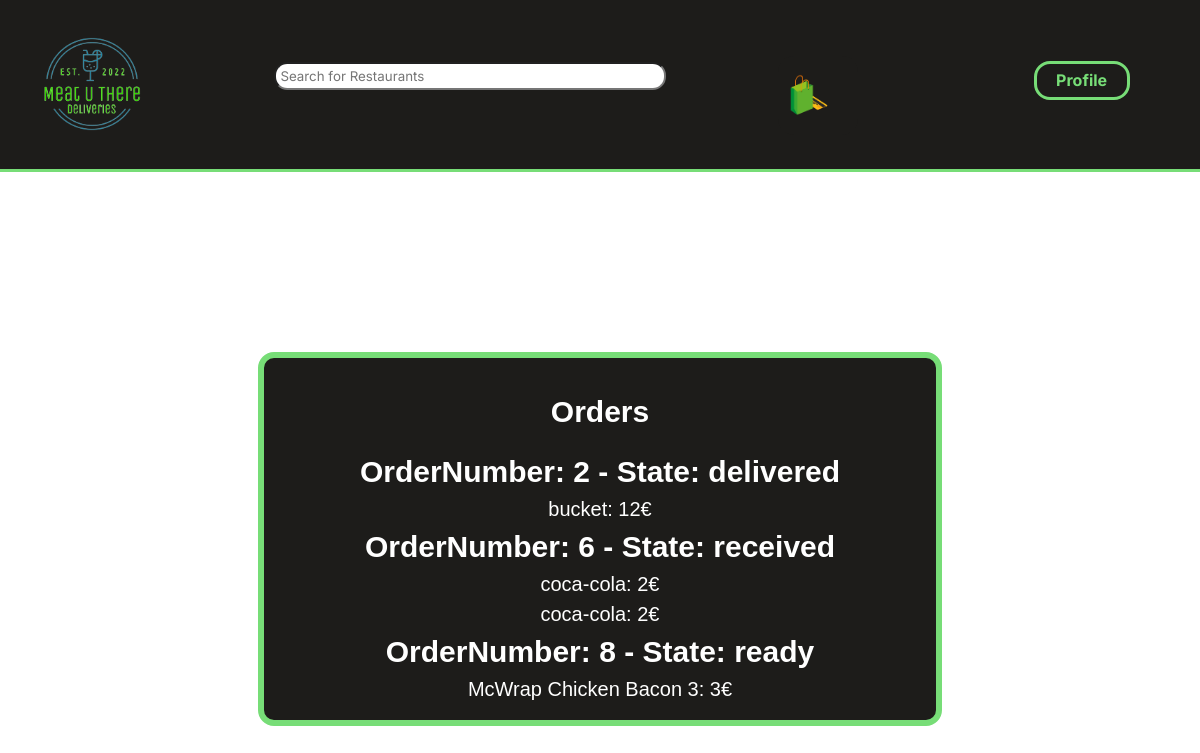
Before: /orders.php (signed in) with the older database file.
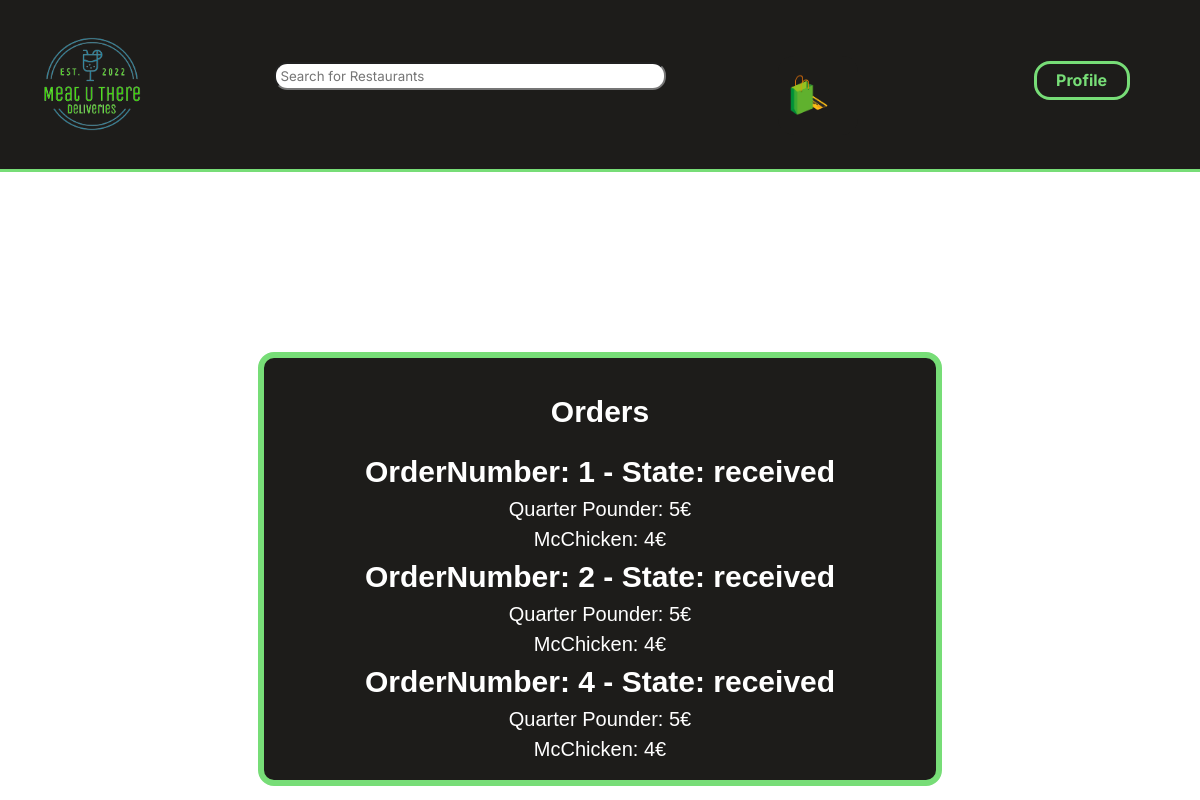
After: the same page with the newer database file.
### tables this page shows
CREATE TABLE Request(
    idRequest INTEGER PRIMARY KEY,
    orderState VARCHAR,
    idUser REFERENCES User
);

CREATE TABLE RequestDishes(
    idRequestDish INTEGER,
    idRequest INTEGER REFERENCES Request ON DELETE CASCADE,
    idDish INTEGER REFERENCES Dish ON DELETE CASCADE,
    PRIMARY KEY(idRequestDish)
);

CREATE TABLE Dish(
    idDish INTEGER PRIMARY KEY AUTOINCREMENT,
    name VARCHAR,
    price REAL,
    idDishCategory INTEGER REFERENCES DishCategory,
    idRestaurant INTEGER REFERENCES Restaurant
);

### database/users.php (called while the page is built, shortened)
<?php
    function getUserInfo($db){
        $stmt = $db->prepare('SELECT *
                              FROM User
                              WHERE username=:username');
        $stmt->bindParam(':username',$_SESSION['username']);
        $stmt->execute();
        $stmt = $stmt->fetch();
        return $stmt;
    }
?>

### database/restaurants.php (called while the page is built, shortened)
<?php
    function getDishInfo($db,$dish_id){
        $stmt = $db->prepare('  SELECT *
                                FROM Dish
                                WHERE idDish=:idDish');
        $stmt->bindParam(':idDish',$dish_id);
        $stmt->execute();
        $stmt = $stmt->fetch();
        return $stmt;
    }
    function getRequests($db,$user_id){
        $stmt = $db->prepare('SELECT *
                              FROM Request WHERE idUser=:user_id');
        $stmt->bindParam(':user_id',$user_id);
        $stmt->execute();
        $stmt = $stmt->fetchAll();
        return $stmt;
    }
    function getRequestDishes($db,$idRequest){
        $stmt = $db->prepare('SELECT idDish
                              FROM RequestDishes WHERE idRequest=:idRequest');
        $stmt->bindParam(':idRequest',$idRequest);
        $stmt->execute();
        $stmt = $stmt->fetchAll();
        return $stmt;
    }
?>

### orders.php (the view, shortened to what this page needs)
<?php
    require_once("templates/common.php");
    require_once("database/connection.php");
    require_once("database/restaurants.php");
    require_once("database/users.php");
    $db=getDatabaseConnection();
    $userInfo = getUserInfo($db,$_SESSION["username"]);
    $requests = getRequests($db,$userInfo['idUser']);
?>
<menu>
    <h2>Orders</h2>
    <ul>
    <?php foreach($requests as $request){ ?>
            <ul id="OrderNumber"><h1>OrderNumber: <?=$request['idRequest']?> - <?="State: ".$request['orderState']?></h1>
                <?php $requestDishes = getRequestDishes($db,$request['idRequest'])?>
                <?php foreach($requestDishes as $dish){?>
                <li>
                    <?php $dishInfo = getDishInfo($db, $dish['idDish']) ?>
                    <p><?=$dishInfo['name']?>:<?=" ".$dishInfo['price']?>€</p>
                </li>
                <?php } ?>
            <ul>
        <?php } ?>
    </ul>
</menu>

Changed rows visible on the page:
removed request: idRequest "6", orderState "received"
removed requestdishes: idDish.name "coca-cola", idDish.price "2", shown under "6"
removed requestdishes: idDish.name "coca-cola", idDish.price "2", shown under "6"
removed request: idRequest "8", orderState "ready"
removed requestdishes: idDish.name "McWrap Chicken Bacon 3", idDish.price "3", shown under "8"
now on this page (row edited): request: idRequest "1", orderState "received", requestdishes (idDish.name "McChicken", idDish.price "4")
now on this page (row unchanged): requestdishes: idDish.name "Quarter Pounder", idDish.price "5"
changed requestdishes: idDish.name "bucket" → "McChicken"; idDish.price "12" → "4"
changed request id 2: orderState "delivered" → "received"
now on this page (row edited): request: idRequest "4", orderState "received", requestdishes (idDish.name "McChicken", idDish.price "4")
